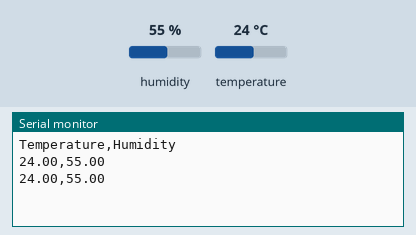
Recording of a sketch running on a simulated ESP32. Parts: the last lines printed to the serial monitor. The inputs (shaded band) are chosen by the test bench; at power-on: humidity 55 %, temperature 24 °C.

Above: at 2.8 s.
2.9 s: humidity set to 22 %
At 4.6 s:
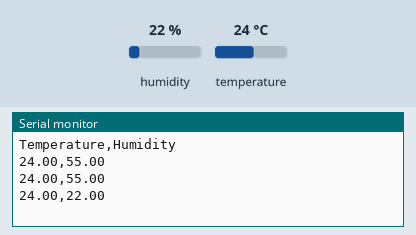
5.6 s: temperature set to 12 °C
At 7.5 s:
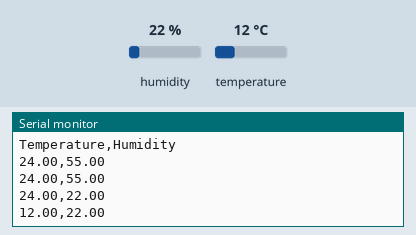
8.3 s: humidity set to 40 %
At 10.9 s:
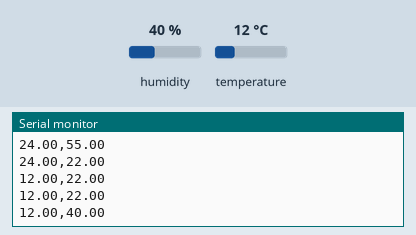
Timing chart, 0 to 12.4 s (numbered marks = the images above; inputs shaded):
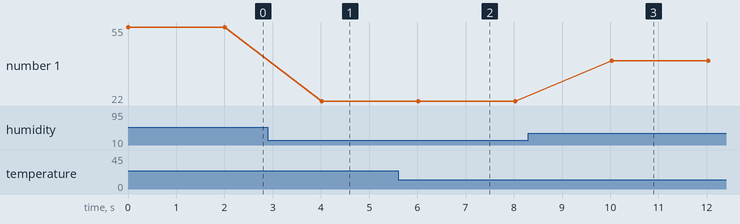

The sketch:

1_data_collection.ino
```cpp
#include <Adafruit_Sensor.h>
#include <DHT.h>
#include <DHT_U.h>

#define DHTPIN 27
#define DHTTYPE DHT22


DHT dht(DHTPIN, DHTTYPE);

void setup() {
    Serial.begin(115200);
    dht.begin();
    Serial.println("Temperature,Humidity");  // CSV header
}

void loop() {
    float temperature = dht.readTemperature();
    float humidity = dht.readHumidity();

    if (isnan(temperature) || isnan(humidity)) {
        Serial.println("Error,Error");
        return;
    }

    Serial.print(temperature);
    Serial.print(",");
    Serial.println(humidity);

    delay(2000);  // Log data every 2 seconds
}
```

Measured:
- after the input at 2.9 s, the serial monitor: prints a new line after 1.1 s (image 1)
- after the input at 5.6 s, the serial monitor: prints a new line after 0.42 s (image 2)
- after the input at 8.3 s, the serial monitor: prints a new line after 1.7 s (image 3)
- plotted number 1: 55 → 22 after the input at 2.9 s, 22 → 40 after the input at 8.3 s
